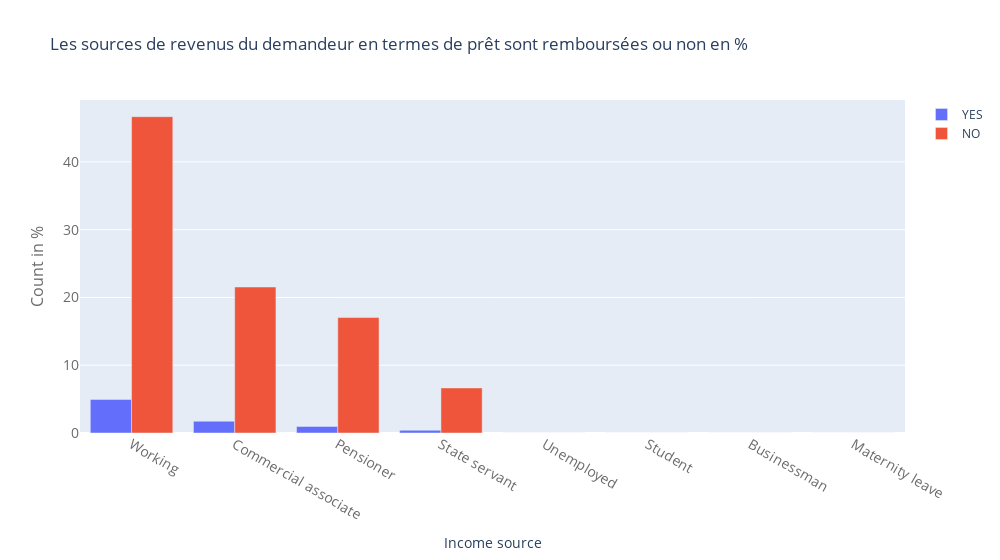

Notebook code cell kept with this figure:
### Code cell
temp = application_train["NAME_INCOME_TYPE"].value_counts()
# print(temp.values)
temp_y0 = []
temp_y1 = []
for val in temp.index:
    temp_y1.append(np.sum(
        application_train["TARGET"][application_train["NAME_INCOME_TYPE"] == val] == 1))
    temp_y0.append(np.sum(
        application_train["TARGET"][application_train["NAME_INCOME_TYPE"] == val] == 0))
trace1 = go.Bar(
    x=temp.index,
    y=(temp_y1 / temp.sum()) * 100,
    name='YES'
)
trace2 = go.Bar(
    x=temp.index,
    y=(temp_y0 / temp.sum()) * 100,
    name='NO'
)

data = [trace1, trace2]
layout = go.Layout(
    title="Les sources de revenus du demandeur en termes de prêt sont remboursées ou non en %",
    # barmode='stack',
    width=1000,
    xaxis=dict(
        title='Income source',
        tickfont=dict(
            size=14,
            color='rgb(107, 107, 107)'
        )
    ),
    yaxis=dict(
        title='Count in %',
        titlefont=dict(
            size=16,
            color='rgb(107, 107, 107)'
        ),
        tickfont=dict(
            size=14,
            color='rgb(107, 107, 107)'
        )
    )
)

fig = go.Figure(data=data, layout=layout)
iplot(fig)

### Figure 1 — Plotly figure (JSON) as saved in the notebook; plotly's stock layout.template omitted (floating-point values rounded to 4 significant figures)
{"data": [{"name": "YES", "type": "bar", "x": ["Working", "Commercial associate", "Pensioner", "State servant", "Unemployed", "Student", "Businessman", "Maternity leave"], "y": [4.951, 1.743, 0.9697, 0.4062, 0.002602, 0, 0, 0.0006504]}, {"name": "NO", "type": "bar", "x": ["Working", "Commercial associate", "Pensioner", "State servant", "Unemployed", "Student", "Businessman", "Maternity leave"], "y": [46.68, 21.55, 17.03, 6.651, 0.004553, 0.005853, 0.003252, 0.0009756]}], "layout": {"title": {"text": "Les sources de revenus du demandeur en termes de prêt sont remboursées ou non en %"}, "width": 1000, "xaxis": {"tickfont": {"color": "rgb(107, 107, 107)", "size": 14}, "title": {"text": "Income source"}}, "yaxis": {"tickfont": {"color": "rgb(107, 107, 107)", "size": 14}, "title": {"font": {"color": "rgb(107, 107, 107)", "size": 16}, "text": "Count in %"}}}}
